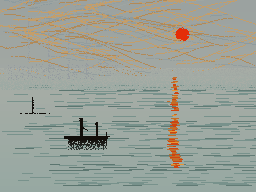
#> input picture game/art-journal/session-02-impressionism/attempt_08.png, 256 x 192 px
$ python attempt_09.py
#> lines starting #> are read from the running program, lines starting #| are printed output that depends on the picture
#!/usr/bin/env python3
"""
Stroke: fix the boat shadow — smear, not comb.
The hull's dark should bleed into the water organically, not in rows.
"""
from PIL import Image
import random, os

OUT = os.path.dirname(os.path.abspath(__file__))
rng = random.Random(9)

img = Image.open(os.path.join(OUT, "attempt_08.png"))
#> img is the input picture: PIL image 256x192 RGB; mean R, G, B 155.2, 161.1, 151.6
px = img.load()
W, H = img.size
#> W = 256; H = 192

BOAT_SHADOW = ( 38,  40,  36)   # dark but with slight teal — water eating the dark


def px_set(x, y, tone):
    if 0 <= x < W and 0 <= y < H:
        px[x, y] = tone


def get_px(x, y):
    if 0 <= x < W and 0 <= y < H:
        return px[x, y]
    return (0, 0, 0)


# Overwrite the comb zone with a proper diffuse smear
# Sample from the water color at each position and blend dark into it
ny = 136
for y in range(ny + 2, ny + 16):
    t = (y - (ny + 2)) / 14   # 0=dark, 1=water
    for x in range(64, 112):
        water = get_px(x, ny + 16)   # sample water color from below the smear
        # Probability of placing dark falls off with distance and distance from hull center
        center_dist = abs(x - 87) / 25.0
        prob = (1.0 - t * 0.85) * (1.0 - center_dist * 0.5)
        if rng.random() < prob:
            r = int(BOAT_SHADOW[0] + (water[0] - BOAT_SHADOW[0]) * t)
            g = int(BOAT_SHADOW[1] + (water[1] - BOAT_SHADOW[1]) * t)
            b = int(BOAT_SHADOW[2] + (water[2] - BOAT_SHADOW[2]) * t)
            px_set(x, y, (r, g, b))
#> this loop made 14 passes
#> t on passes 2, 5, 8, 9, 11, 12, 13, 14: 0.0714, 0.286, 0.5, 0.571, 0.714, 0.786, 0.857, 0.929

img.save(os.path.join(OUT, "attempt_09.png"))
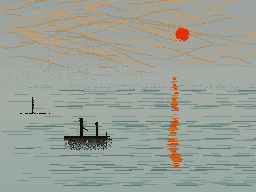
#> saved as attempt_09.png: PIL image 256x192 RGB; mean R, G, B 155.2, 161.1, 151.7
print("done")
